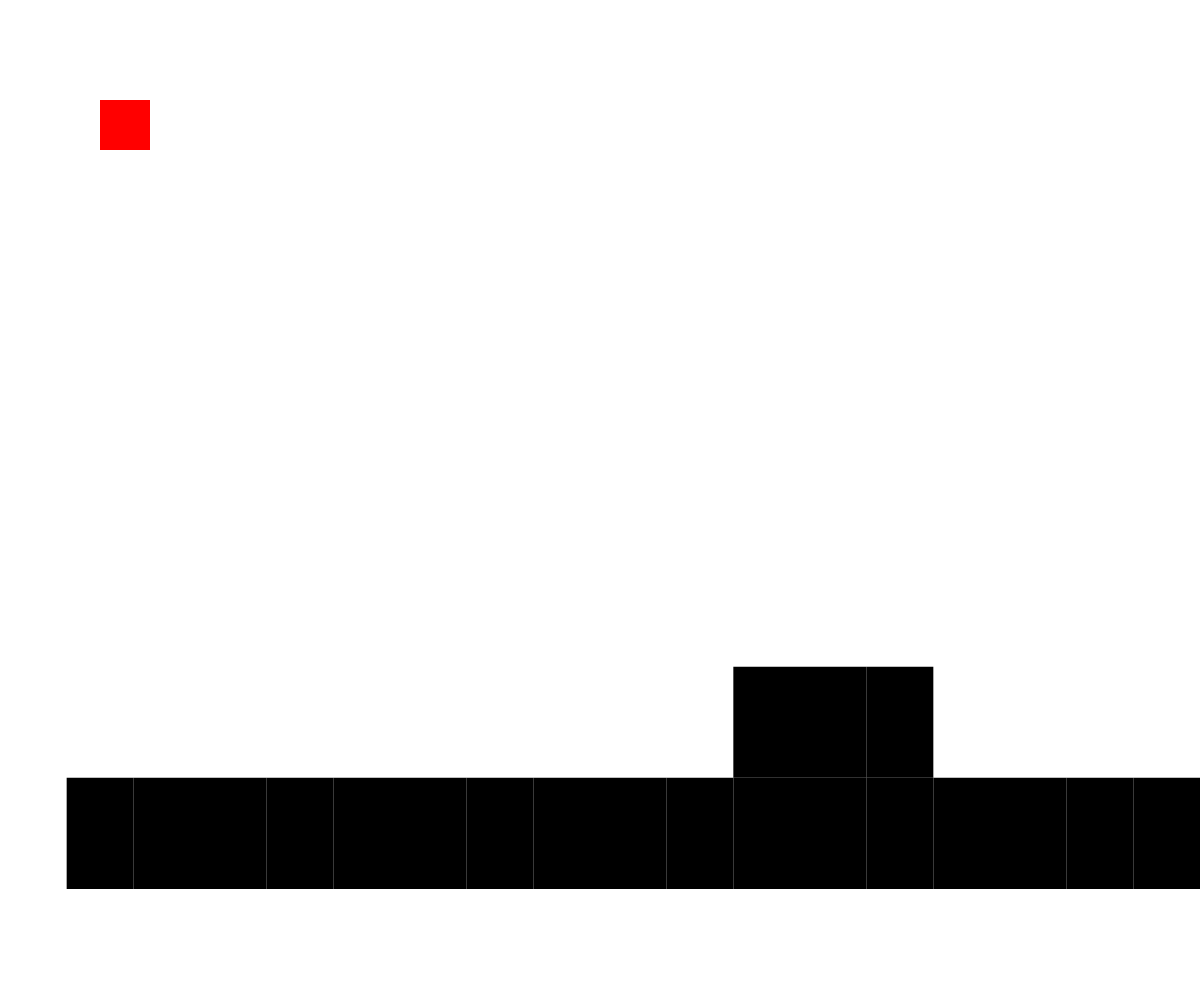
Frame 1 (no input)
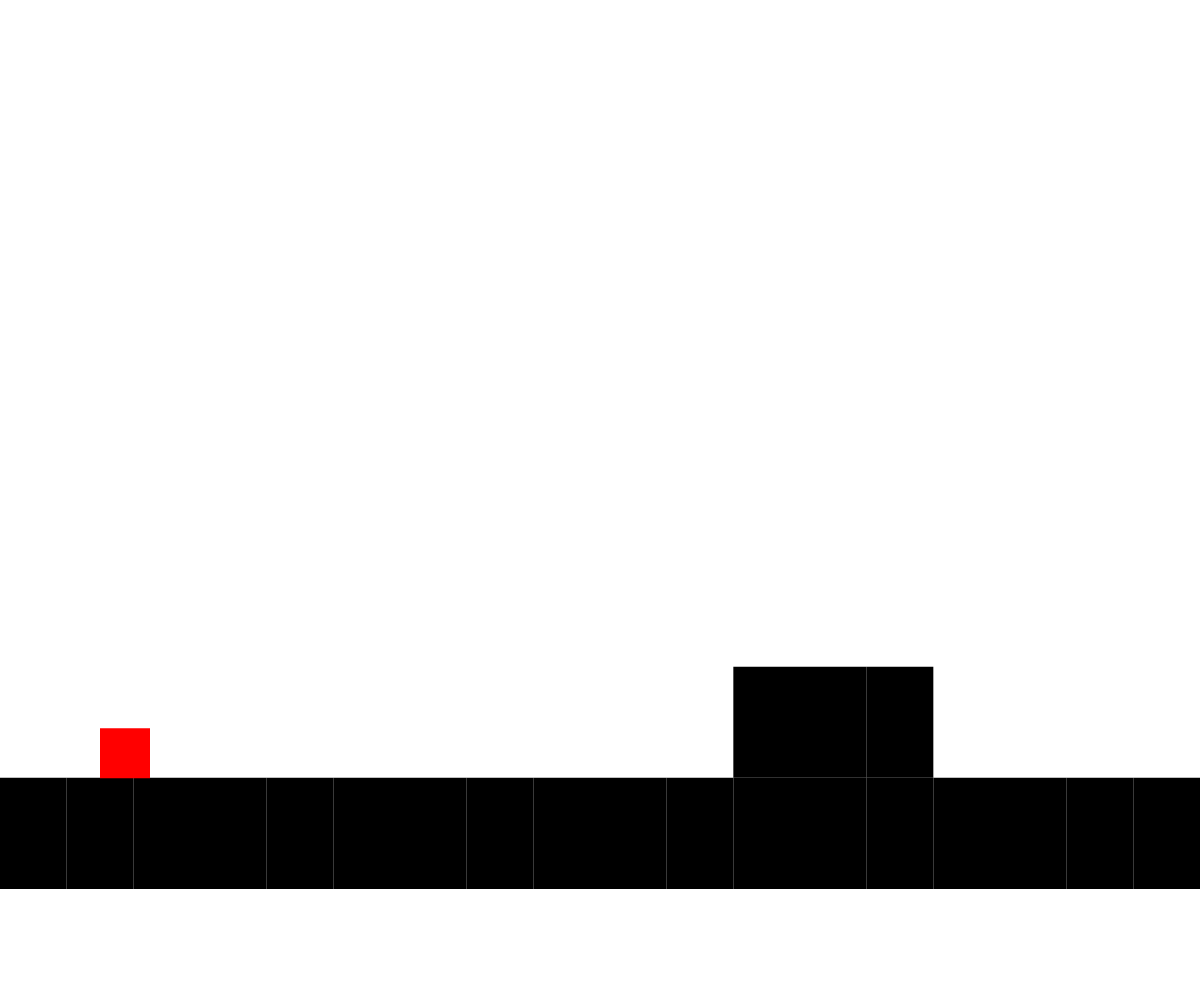
Frame 60 (no input)
Frame 120 (the mouse pressed at the canvas centre since frame 60): identical to frame 60, image omitted

The p5.js sketch that drew these frames (run headless with seeded random() and noise() and a simulated clock; from frame 60 on, the mouse is pressed at the canvas centre):

// p5.js sketch
// ── sketch.js
let WIDTH;
let HEIGHT;
let block;
var level = [];
  level[0] = [0,0,0,0,0,0,0,1,0];
  level[1] = [0,0,0,0,0,0,0,1,0];
  level[2] = [0,0,0,0,0,0,0,1,0];
  level[3] = [0,0,0,0,0,0,0,1,0];
  level[4] = [0,0,0,0,0,0,0,1,0];
  level[5] = [0,0,0,0,0,0,0,1,0];
  level[6] = [0,0,0,0,0,0,0,1,0];
  level[7] = [0,0,0,0,0,0,0,1,0];
  level[8] = [0,0,0,0,0,0,0,1,0];
  level[9] = [0,0,0,0,0,0,0,1,0];
  level[10] = [0,0,0,0,0,0,0,1,0];
  level[11] = [0,0,0,0,0,0,1,1,0];
  level[12] = [0,0,0,0,0,0,1,1,0];
  level[13] = [0,0,0,0,0,0,1,1,0];
  level[14] = [0,0,0,0,0,0,0,1,0];
  level[15] = [0,0,0,0,0,0,0,1,0];
  level[16] = [0,0,0,0,0,0,0,1,0];
  level[17] = [0,0,0,0,0,0,0,1,0];
  level[18] = [0,0,0,0,1,0,0,1,0];
  level[19] = [0,0,0,0,1,0,0,1,0];
  level[20] = [0,0,0,0,1,0,0,1,0];
  level[21] = [0,0,0,0,1,0,1,1,0];
  level[22] = [0,0,0,0,0,0,1,1,0];

var xoffset = 0;
var yoffset = 0;

var player = {
  x:100,
  y:100,
  width:50,
  height:50,
  accY:0,
  accX:0,
  jumpcount:0
}

var keyList = {
  w:false,
  a:false,
  s:false,
  d:false,
  space:false
};

function preload(){
  // put preload code here
  WIDTH = windowWidth;
  HEIGHT = windowHeight;
  block = {
    width:windowWidth/18,
    height:windowHeight/9
  }
}

function setup() {
  createCanvas(windowWidth,windowHeight);
  frameRate(60);
  noStroke();
  // put setup code here
}

function keyPressed() {
  if (keyCode == 87) {
    keyList.w = true;
  }
  if (keyCode == 65) {
    keyList.a = true;
  }
  if (keyCode == 83) {
    keyList.s = true;
  }
  if (keyCode == 68) {
    keyList.d = true;
  }
  if (keyCode == 32) {
    keyList.space = true;
  }
}
function keyReleased() {
  if (keyCode == 87) {
    keyList.w = false;
  }
  if (keyCode == 65) {
    keyList.a = false;
  }
  if (keyCode == 83) {
    keyList.s = false;
  }
  if (keyCode == 68) {
    keyList.d = false
  }
  if (keyCode == 32) {
    keyList.space = false;
  }
}


function calculatePlayerX1(x) {
  for(var i = 0; i < level[x].length; i++) {
    if (level[x][i] == 1) {
      var heightCrntArr = i;
      return heightCrntArr;
    }
  }
}
function calculatePlayerX2(x) {
  for(var i = 0; i < level[x].length; i++) {
    if (level[x][i] == 1) {
      var heightCrntArr = i;
      return heightCrntArr;
    }
  }
}
function setPlayerGrav() {
  //calculate player x to level arr
  var playerArrX1 = floor((player.x-xoffset)/block.width);
  var playerArrX2 = floor((player.x-xoffset+player.width)/block.width);

  if (calculatePlayerX1(playerArrX1) < calculatePlayerX2(playerArrX2)) {
    var heightCrntArr = calculatePlayerX1(playerArrX1);
  }
  else {
    var heightCrntArr = calculatePlayerX2(playerArrX2);
  }
  if (player.y+player.height <= heightCrntArr*block.height) {
    if (player.accY < 15) {
      player.accY += 0.5;
    }
    player.y += player.accY;
  }
  else {
    player.accY = 0;
    player.jumpcount = 0;
    player.y = heightCrntArr*block.height-player.height;
  }
}
function movePlayer() {
  if (keyList.w == true && player.jumpcount <= 10 || keyList.space == true && player.jumpcount <= 10) {
    player.jumpcount += 1;
    player.accY = -10;
  }
  if (keyList.s == true) {
  }
  player.x += player.accX;
  if (player.accX < 0) {
    player.accX += 1;
  }
  else if (player.accX > 0){
    player.accX -= 1;
  }
  setPlayerGrav();
}
function moveLevel() {
  if (keyList.d == true && player.x+player.width+20<WIDTH) {
    if (player.x > WIDTH*0.6 && xoffset > -block.width*(level.length-18)) {
      xoffset -= 5;
    }
    else {
      if (player.accX < 5) {
        player.accX += 2;
      }
      else {
        player.accX = 5;
      }
    }
  }
  if (keyList.a == true) {
    if (player.x <= 100) {
      xoffset += 5;
    }
    else {
      if (player.accX > -5) {
        player.accX -= 2;
      }
      else {
        player.accX = -5
      }
    }
  }
  if (xoffset >= 0) {
    xoffset = 0;
  }
  else if (xoffset <= -block.width*(level.length-18)) {
    xoffset = -block.width*(level.length-18);
  }
}
function drawLevel() {
  for (var x = 0; x < level.length; x++) {
    for (var y = 0; y < level[x].length; y++) {
      if (level[x][y] == 1) {
        var startDrawX = x*block.width+xoffset;
        var startDrawY = y*block.height+yoffset;
        rect(startDrawX,startDrawY,block.width,block.height);
        fill('black');
      }
    }
  }
}


function drawPlayer() {
  fill('red');
  rect(player.x,player.y,player.width,player.height);
  fill('black');
}


function draw() {
  // put drawing code here
  clear();
  moveLevel();
  drawLevel();
  drawPlayer();
  movePlayer();
}
